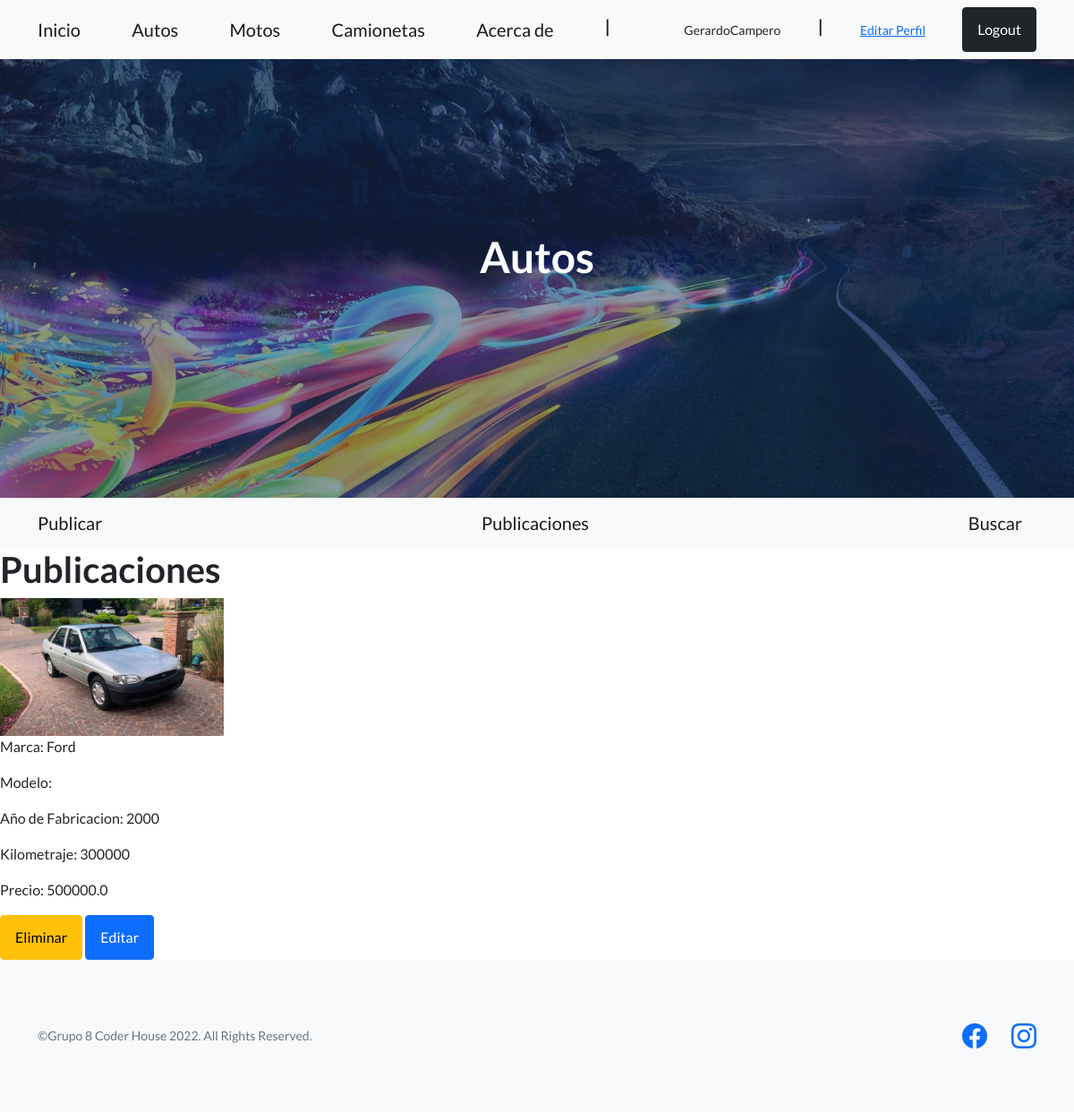
/autos/listado/ (signed in), run on the app's committed database.
### AppAutos/models.py (models this page shows, shortened)
class CrearAnuncioDB(models.Model):
    marca = models.CharField(max_length=100)
    modelo = models.CharField(max_length=100)
    anio = models.IntegerField()
    kilometros = models.IntegerField()
    precio = models.FloatField()
    foto = models.ImageField(upload_to="Fotos")

### AppAutos/views.py (the view)
# urls.py: path('listado/', AutoListView.as_view(), name='listado'),
class AutoListView(ListView):
    model = CrearAnuncioDB
    template_name = "AppAutos/visualizar.html"

### AppAutos/templates/AppAutos/visualizar.html (shortened to what this page needs)
{% extends 'AppAutos/index.html' %}
{% block contenido %}
{% if object_list %}
<h1>Publicaciones</h1>
    {% for auto in object_list %}
        <img src="{{auto.foto.url}}" style="max-width: 250px;">
        <p>Marca: {{auto.marca}}</p>
        <p>Modelo: {{autos.modelo}}</p>
        <p>Año de Fabricacion: {{auto.anio}}</p>
        <p>Kilometraje: {{auto.kilometros}}</p>
        <p>Precio: {{auto.precio}}</p>
        <a  href="{% url 'eliminar' auto.pk %}" type="submit" class="btn btn-warning">Eliminar</a>
        <a  href="{% url 'editar' auto.pk %}" type="submit" class="btn btn-primary">Editar</a>
    {% endfor %}
{% endif %}
{% endblock %}

### AppAutos/templates/AppAutos/index.html (shortened to what this page needs)
<!DOCTYPE html>
<html lang="en">
    <head>
        {% load static %}
        <link href="https://cdn.jsdelivr.net/npm/bootstrap-icons@1.5.0/font/bootstrap-icons.css" rel="stylesheet" type="text/css" />
        <link href="{% static 'AppAutos/css/styles.css' %}" rel="stylesheet" />
    </head>
    <body>
        <nav class="navbar navbar-light bg-light static-top">
            <div class="container">
                <a class="navbar-brand" href="{% url 'inicio' %}">Inicio</a>
                <a class="navbar-brand" href= "{% url 'autos' %}" >Autos</a>
                <a class="navbar-brand" href="{% url 'motos-inicio' %}">Motos</a>
                <a class="navbar-brand" href="{% url 'camionetas-inicio' %} ">Camionetas</a>
                <a class="navbar-brand" href="{% url 'about' %}">Acerca de</a>
                {% if request.user.is_authenticated %}
                    <h5>|</h5>
                    <p class="small tex-muted mb-04 mb-lg-0">{{request.user.username}}</p>
                    <h5>|</h5>
                    <a class="small tex-muted mb-04 mb-lg-0" href="{% url 'edit' %}">Editar Perfil</a>
                    <a class="btn btn-dark" href="{% url 'logout' %}">Logout</a>
                {% else %}
                    <a class="btn btn-dark" href="{% url 'login' %}">Login</a>
                {% endif %}
            </div>
        </nav>
        <header class="masthead">
            <div class="container position-relative">
                <div class="row justify-content-center">
                    <div class="col-xl-6">
                        <div class="text-center text-white">
                            <h1 class="mb-5">Autos</h1>
                        </div>
                    </div>
                </div>
            </div>
        </header>
        <nav class="navbar navbar-light bg-light static-top">
            <div class="container">
                <a class="navbar-brand" href="{% url 'publicar' %} ">Publicar</a>
                <a class="navbar-brand" href="{% url 'listado' %} ">Publicaciones</a>
                <a class="navbar-brand" href="{% url 'buscar' %} ">Buscar</a>
            </div>
        </nav>
        {% block contenido %}
        {% endblock %}
        <footer class="footer bg-light">
            <div class="container">
                <div class="row">
                    <div class="col-lg-6 h-100 text-center text-lg-start my-auto">
                        <p class="text-muted small mb-4 mb-lg-0">&copy;Grupo 8 Coder House 2022. All Rights Reserved.</p>
                    </div>
                    <div class="col-lg-6 h-100 text-center text-lg-end my-auto">
                        <ul class="list-inline mb-0">
                            <li class="list-inline-item me-4">
                                <a href="https://www.facebook.com/gera.yeah/"><i class="bi-facebook fs-3"></i></a>
                            </li>
                            <li class="list-inline-item">
                                <a href="https://www.instagram.com/gebardo.yeah/"><i class="bi-instagram fs-3"></i></a>
                            </li>
                        </ul>
                    </div>
                </div>
            </div>
        </footer>
    </body>
</html>

### data on the page
CrearAnuncioDB: foto (picture), marca "Ford", anio "2000", kilometros "300000", precio "500000.0"

### other printed values
{{ request.user.username }} "GerardoCampero"
